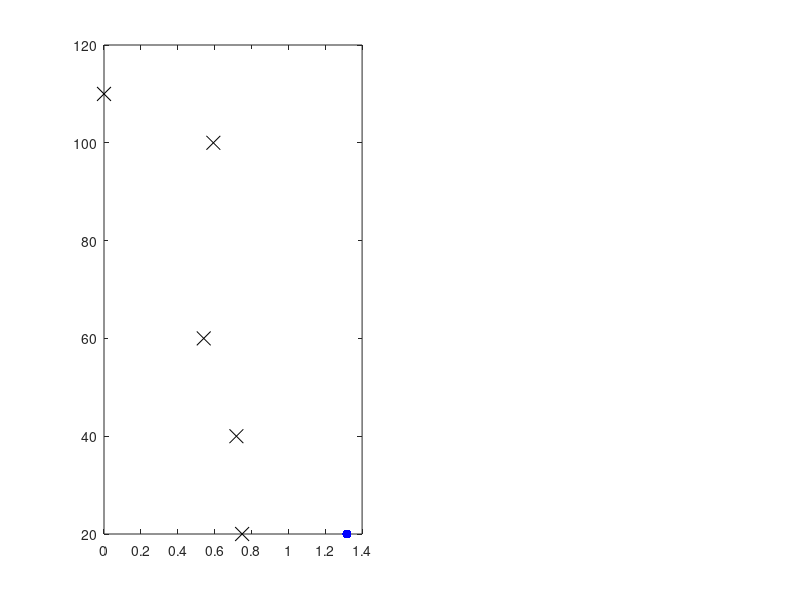

Here is the MATLAB script that generated this plot: (Note: this script raises an error after producing the figure.)
pkg load image;
#useful_functions;

FILE = csvread('Fr_and_Re.csv');

FrUO = FILE(5,2);
FrO = FILE(6:10,2);

ReUO = FILE(5,3);
ReO = FILE(6:10,3);

H = FILE(6:10,4);
Hun = FILE(6,4);
#
f = figure;
subplot(1,2,1);
plot(FrO, H, 'xk', 'markersize', 10, FrUO, Hun, '.b', 'markersize', 20);
xlabel('Froude number', '');
ylabel('Height of obstacle(mm)');

subplot(1,2,2);
plot(ReO, H, 'xk', 'markersize', 10, ReUO, Hun, '.b', 'markersize', 20);
xlabel('Reynolds Number');
legend('Obstructed','Unobstructed');
legend boxoff

#figure_size (f, 'sized froude and rerynolds numbers.jpeg', 11,15)
#saveas(fig,'Froude and Reynods numbers.jpeg');
